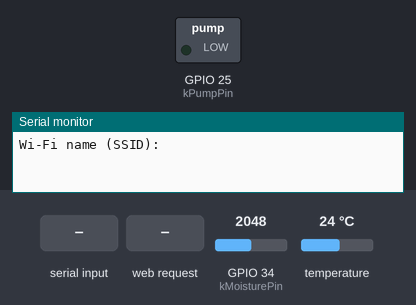
The sketch below on a simulated ESP32. Shown: switched loads named in the sketch (green lamp = pin HIGH), the last lines printed to the serial monitor. The inputs (shaded band) are chosen by the test bench; at power-on: GPIO 34 (kMoisturePin) = 2048, temperature 24 °C (analog values on the 0–4095 scale). WiFi joins after 1.5 s; servers stay silent unless stated; EEPROM starts erased.

Above: at 2.2 s.
2.3 s: "http://localhost:\n" received over Serial
3.8 s: "http://127.0.0.1:\n" received over Serial
5.3 s: "0\n" received over Serial
6.8 s: "1\n" received over Serial
At 7.6 s:
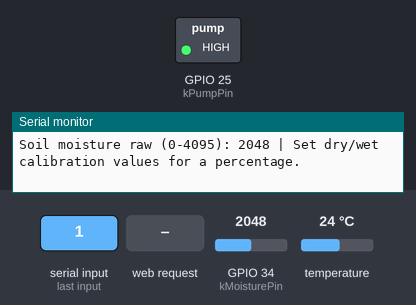
8.3 s: GPIO 34 (kMoisturePin) set to 0
11.3 s: HTTP request GET / received
Timing chart, 0 to 18.3 s (numbered marks = the images above; inputs shaded):
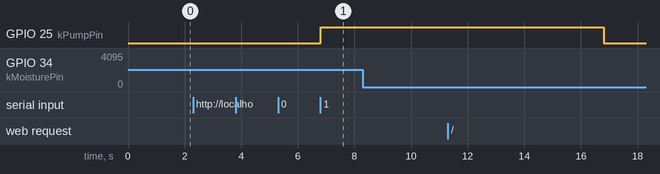

The sketch:

wifi_connectivity_test.ino
```cpp
#include <WiFi.h>
#include <WebServer.h>
#include <OneWire.h>
#include <DallasTemperature.h>
#include <math.h>
#include <esp_eap_client.h>
#include <Preferences.h>
#include <cstring>

// Enter SSID, optional school user ID, and password in Serial Monitor.
// Save successful Wi-Fi credentials in NVS to reconnect after a power cycle.
// Optional school-specific outer identity. nullptr uses the entered user ID.
constexpr const char* EAP_IDENTITY_OVERRIDE = nullptr;

// Set to the school's IT-provided root CA PEM text to validate its server.
// nullptr is the certificate-free example; it does NOT verify the server.
// Obtain the correct certificate and EAP settings from school IT before
// using real credentials. A PEM can be pasted here as R"PEM(...)PEM".
constexpr const char* EAP_CA_CERT = nullptr;

enum class WifiSetupStep { Name, UserId, Password, Ready };
WifiSetupStep wifiSetupStep = WifiSetupStep::Name;
String wifiName;
String wifiUserId;
String wifiPassword;
String serialLine;
bool serialLineOverflow = false;
bool skipSerialLf = false;
bool skipSetupCommandNewline = false;
bool wifiSavePending = false;

// Store one versioned blob so a power loss cannot mix fields from two profiles.
struct SavedWifiProfile {
  uint32_t signature;
  char name[33];
  char userId[128];
  char password[128];
};
constexpr uint32_t kWifiProfileSignature = 0x47570101;
constexpr const char* kWifiNamespace = "garden-wifi";

bool validWifiPassword(const String& password, bool enterprise) {
  const size_t length = password.length();
  if (enterprise) return length > 0 && length <= 127;
  if (length == 0 || (length >= 8 && length <= 63)) return true;
  if (length != 64) return false;
  for (size_t i = 0; i < length; ++i) {
    const char c = password[i];
    if (!((c >= '0' && c <= '9') || (c >= 'a' && c <= 'f') ||
          (c >= 'A' && c <= 'F'))) return false;
  }
  return true;
}

bool loadWifiCredentials() {
  Preferences storage;
  if (!storage.begin(kWifiNamespace, true)) return false;
  SavedWifiProfile profile = {};
  const bool complete = storage.getBytesLength("profile") == sizeof(profile) &&
    storage.getBytes("profile", &profile, sizeof(profile)) == sizeof(profile);
  storage.end();
  if (!complete || profile.signature != kWifiProfileSignature ||
      memchr(profile.name, '\0', sizeof(profile.name)) == nullptr ||
      memchr(profile.userId, '\0', sizeof(profile.userId)) == nullptr ||
      memchr(profile.password, '\0', sizeof(profile.password)) == nullptr) return false;
  const String name(profile.name);
  const String userId(profile.userId);
  const String password(profile.password);
  if (name.length() == 0 || name.length() > 32 || userId.length() > 127 ||
      !validWifiPassword(password, userId.length() > 0)) return false;
  wifiName = name;
  wifiUserId = userId;
  wifiPassword = password;
  return true;
}

bool saveWifiCredentials() {
  Preferences storage;
  if (!storage.begin(kWifiNamespace, false)) return false;
  SavedWifiProfile profile = {};
  profile.signature = kWifiProfileSignature;
  wifiName.toCharArray(profile.name, sizeof(profile.name));
  wifiUserId.toCharArray(profile.userId, sizeof(profile.userId));
  wifiPassword.toCharArray(profile.password, sizeof(profile.password));
  const bool saved = storage.putBytes("profile", &profile, sizeof(profile)) == sizeof(profile);
  storage.end();
  return saved;
}

bool forgetWifiCredentials() {
  Preferences storage;
  if (!storage.begin(kWifiNamespace, false)) return false;
  const bool cleared = storage.clear();
  storage.end();
  return cleared;
}

// The local HTTP endpoint lets a second device verify communication with ESP32.
WebServer server(80);
constexpr unsigned long kRetryIntervalMs = 20000;
constexpr unsigned long kStatusIntervalMs = 5000;
unsigned long lastRetry = 0;
unsigned long lastStatus = 0;
bool previouslyConnected = false;

// NodeMCU-32S / classic ESP32: GPIO25 goes to the Adafruit driver's In.
constexpr uint8_t kPumpPin = 25;
constexpr unsigned long kMaxPumpRunMs = 10000;
bool pumpOn = false;
unsigned long pumpStartedAt = 0;

// DS18B20 probe: red -> 3V3, black -> GND, yellow -> GPIO27.
// Add a 4.7 kOhm resistor between yellow/DATA and 3V3. Use three-wire power.
constexpr uint8_t kTemperaturePin = 27;
constexpr unsigned long kTemperatureIntervalMs = 2000;
constexpr unsigned long kTemperatureConversionMs = 750;  // 12-bit maximum.
OneWire temperatureBus(kTemperaturePin);
DallasTemperature temperatureSensor(&temperatureBus);
DeviceAddress temperatureAddress;
bool temperatureSensorFound = false;
bool temperaturePending = false;
bool temperatureAvailable = false;
float temperatureC = 0.0f;
unsigned long lastTemperatureRequest = 0;
unsigned long temperatureConversionStartedAt = 0;

// Capacitive Soil Moisture Sensor v1.2: VCC -> 3V3, GND -> GND, AOUT -> P34.
// GPIO34 is ADC1, which remains usable with Wi-Fi. No MOSFET is needed.
constexpr uint8_t kMoisturePin = 34;
constexpr unsigned long kMoistureIntervalMs = 2000;
// Replace -1 with measurements from your own dry/wet soil at 3.3 V.
// Until calibrated, expose raw ADC data rather than inventing a percentage.
constexpr int kMoistureDryRaw = -1;
constexpr int kMoistureWetRaw = -1;
bool moistureAvailable = false;
int moistureRaw = 0;
float moisturePercent = 0.0f;
unsigned long lastMoistureRead = 0;

bool moistureCalibrated() {
  return kMoistureDryRaw > 0 && kMoistureDryRaw < 4095 &&
    kMoistureWetRaw > 0 && kMoistureWetRaw < 4095 &&
    abs(kMoistureDryRaw - kMoistureWetRaw) >= 100;
}

void setupMoisture() {
  pinMode(kMoisturePin, INPUT);
  analogReadResolution(12);
  analogSetPinAttenuation(kMoisturePin, ADC_11db);
  lastMoistureRead = millis() - kMoistureIntervalMs;
  Serial.println("Soil moisture ready on GPIO34; power sensor from 3V3.");
}

void serviceMoisture() {
  if (millis() - lastMoistureRead < kMoistureIntervalMs) return;
  lastMoistureRead = millis();
  uint32_t total = 0;
  bool clipped = false;
  // Eight bounded ADC conversions, with no delay/wait loop between samples.
  for (uint8_t i = 0; i < 8; ++i) {
    const int sample = analogRead(kMoisturePin);
    if (sample <= 0 || sample >= 4095) clipped = true;
    total += sample;
  }
  moistureRaw = (total + 4) / 8;
  moistureAvailable = !clipped;
  if (moistureAvailable && moistureCalibrated()) {
    moisturePercent = 100.0f * (moistureRaw - kMoistureDryRaw) /
      (kMoistureWetRaw - kMoistureDryRaw);
    moisturePercent = constrain(moisturePercent, 0.0f, 100.0f);
  }
  Serial.print("Soil moisture raw (0-4095): ");
  Serial.print(moistureRaw);
  if (!moistureAvailable) Serial.println(" | ADC clipped: check wiring/power.");
  else if (moistureCalibrated()) {
    Serial.print(" | Relative moisture: ");
    Serial.print(moisturePercent, 1);
    Serial.println(" %");
  } else Serial.println(" | Set dry/wet calibration values for a percentage.");
}

void setupTemperature() {
  // Initialization runs while the pump is still OFF, before accepting commands.
  temperatureSensor.begin();
  temperatureSensor.setAutoSaveScratchPad(false);
  temperatureSensor.setWaitForConversion(false);
  lastTemperatureRequest = millis() - kTemperatureIntervalMs;
  Serial.println("DS18B20 ready on GPIO27; sampling every 2 seconds.");
}

void serviceTemperature() {
  const unsigned long now = millis();
  if (temperaturePending) {
    // Do not delay(750): Wi-Fi and the pump timer must keep running.
    if (now - temperatureConversionStartedAt < kTemperatureConversionMs) return;
    temperaturePending = false;
    const float reading = temperatureSensor.getTempC(temperatureAddress);
    temperatureAvailable = reading != DEVICE_DISCONNECTED_C &&
      isfinite(reading) && reading >= -55.0f && reading <= 125.0f;
    if (temperatureAvailable) {
      temperatureC = reading;
      Serial.print("Temperature: ");
      Serial.print(temperatureC, 2);
      Serial.print(" C / ");
      Serial.print(temperatureC * 1.8f + 32.0f, 2);
      Serial.println(" F");
    } else {
      temperatureSensorFound = false;
      Serial.println("DS18B20 reading unavailable. Check wiring and the 4.7k pull-up.");
    }
    return;
  }

  if (now - lastTemperatureRequest < kTemperatureIntervalMs) return;
  lastTemperatureRequest = now;
  if (!temperatureSensorFound) {
    // Search again after a missing/failed probe, without begin()'s startup delays.
    // Address-based reads also allow a probe connected after boot to recover.
    temperatureBus.reset_search();
    temperatureSensorFound = temperatureBus.search(temperatureAddress) &&
      temperatureAddress[0] == 0x28 &&  // DS18B20 family.
      OneWire::crc8(temperatureAddress, 7) == temperatureAddress[7];
    if (temperatureSensorFound) {
      temperatureSensorFound = temperatureSensor.setResolution(temperatureAddress, 12);
    }
    if (!temperatureSensorFound) {
      temperatureAvailable = false;
      Serial.println("DS18B20 not found. Check GPIO27, 3V3, GND, and the 4.7k pull-up.");
      return;
    }
  }

  if (!temperatureSensor.requestTemperaturesByAddress(temperatureAddress)) {
    temperatureAvailable = false;
    temperatureSensorFound = false;
    Serial.println("DS18B20 conversion could not start; retrying next sample.");
    return;
  }
  temperatureConversionStartedAt = millis();
  temperaturePending = true;
}

void stopPump() {
  digitalWrite(kPumpPin, LOW);
  if (pumpOn) Serial.println("Pump OFF");
  pumpOn = false;
}

void startPump() {
  if (wifiSetupStep != WifiSetupStep::Ready) {
    Serial.println("Finish Wi-Fi setup before starting the pump.");
    return;
  }
  // Repeated ON commands must not extend a run indefinitely.
  if (pumpOn) return;
  pumpStartedAt = millis();
  pumpOn = true;
  digitalWrite(kPumpPin, HIGH);
  Serial.println("Pump ON (maximum 10 seconds)");
}

void servicePump() {
  if (pumpOn && millis() - pumpStartedAt >= kMaxPumpRunMs) {
    stopPump();
    Serial.println("Automatic stop: 10-second limit reached.");
  }
}

void printWifiPrompt() {
  if (wifiSetupStep == WifiSetupStep::Name) Serial.println("Wi-Fi name (SSID):");
  else if (wifiSetupStep == WifiSetupStep::UserId) {
    Serial.println("User ID (school Wi-Fi), or send an EMPTY line for home Wi-Fi:");
  } else if (wifiSetupStep == WifiSetupStep::Password) {
    Serial.println("Wi-Fi password (not echoed; empty only for an open home network):");
  }
}

void beginWifiSetup() {
  stopPump();
  WiFi.setAutoReconnect(false);
  WiFi.disconnect(false, true);
  // Clear Enterprise mode before switching to a home network or new school ID.
  esp_wifi_sta_enterprise_disable();
  previouslyConnected = false;
  wifiName = "";
  wifiUserId = "";
  wifiPassword = "";
  wifiSavePending = false;
  serialLine = "";
  serialLineOverflow = false;
  wifiSetupStep = WifiSetupStep::Name;
  Serial.println("\nWi-Fi setup: select Newline or Both NL & CR in Serial Monitor.");
  Serial.println("Enter each answer and press Send. Credentials are not printed; saved after a successful connection.");
  printWifiPrompt();
}

void connectConfiguredWifi() {
  WiFi.setAutoReconnect(true);
  if (wifiUserId.length() == 0) {
    // Blank user ID selects a normal personal/home network, not Enterprise.
    WiFi.begin(wifiName.c_str(), wifiPassword.length() ? wifiPassword.c_str() : nullptr);
    Serial.println("Connecting to personal/home Wi-Fi...");
  } else {
    const char* identity = EAP_IDENTITY_OVERRIDE == nullptr
      ? wifiUserId.c_str() : EAP_IDENTITY_OVERRIDE;
    WiFi.begin(wifiName.c_str(), WPA2_AUTH_PEAP, identity,
               wifiUserId.c_str(), wifiPassword.c_str(), EAP_CA_CERT);
    Serial.println("Connecting to school Wi-Fi (PEAP)...");
  }
  lastRetry = millis();
  lastStatus = millis();
  Serial.println("Send W to change Wi-Fi, F to forget saved Wi-Fi, 1 for pump ON, or 0 for OFF.");
}

void acceptWifiAnswer() {
  if (serialLineOverflow) {
    Serial.println("Answer too long; please enter it again.");
    serialLine = "";
    serialLineOverflow = false;
    printWifiPrompt();
    return;
  }
  if (wifiSetupStep == WifiSetupStep::Name) {
    if (serialLine.length() == 0 || serialLine.length() > 32) {
      Serial.println("SSID must contain 1 to 32 bytes.");
    } else {
      wifiName = serialLine; // Preserve spaces in network names.
      wifiSetupStep = WifiSetupStep::UserId;
    }
  } else if (wifiSetupStep == WifiSetupStep::UserId) {
    serialLine.trim();
    if (serialLine.length() > 127) Serial.println("User ID must be at most 127 bytes.");
    else {
      wifiUserId = serialLine;
      wifiSetupStep = WifiSetupStep::Password;
    }
  } else if (wifiSetupStep == WifiSetupStep::Password) {
    const bool valid = validWifiPassword(serialLine, wifiUserId.length() > 0);
    if (!valid) {
      Serial.println(wifiUserId.length() ? "School password must contain 1 to 127 bytes."
        : "Home password must contain 8 to 63 characters, 64 hex digits, or be empty for an open network.");
    } else {
      wifiPassword = serialLine; // Do not trim or echo passwords.
      wifiSetupStep = WifiSetupStep::Ready;
      wifiSavePending = true;
      connectConfiguredWifi();
    }
  }
  serialLine = "";
  printWifiPrompt();
}

void serviceSerial() {
  // Bound work per loop; entering credentials must never block pump timing.
  for (uint8_t count = 0; count < 64 && Serial.available() > 0; ++count) {
    const char c = Serial.read();
    if (skipSerialLf) {
      skipSerialLf = false;
      if (c == '\n') continue; // Treat CRLF as one submitted answer.
    }
    if (c == '\r') skipSerialLf = true;
    if (skipSetupCommandNewline) {
      skipSetupCommandNewline = false;
      if (c == '\r' || c == '\n') continue; // The newline after W isn't an SSID.
    }
    if (wifiSetupStep == WifiSetupStep::Ready) {
      if (c == '0') stopPump();
      else if (c == '1') startPump();
      else if (c == 'w' || c == 'W') {
        beginWifiSetup();
        skipSetupCommandNewline = true;
      } else if (c == 'f' || c == 'F') {
        stopPump();
        if (forgetWifiCredentials()) {
          Serial.println("Saved Wi-Fi credentials erased.");
          beginWifiSetup();
          skipSetupCommandNewline = true;
        } else Serial.println("Could not erase saved Wi-Fi. Pump stopped; storage error.");
      }
    } else if (c == '\r' || c == '\n') acceptWifiAnswer();
    else if (c == '\b' || c == 127) {
      if (serialLine.length()) serialLine.remove(serialLine.length() - 1);
    } else if (serialLine.length() < 127) serialLine += c;
    else serialLineOverflow = true;
  }
}

void sendPumpPage() {
  String page = F("<!doctype html><html lang='en'><meta charset='utf-8'>"
    "<meta name='viewport' content='width=device-width, initial-scale=1'>"
    "<title>Garden pump</title><body><h1>Garden pump</h1>"
    "<p>PASS: Your browser reached the ESP32 over local Wi-Fi!</p>"
    "<p>Commanded pump state: <strong>");
  page += pumpOn ? "ON" : "OFF";
  page += F("</strong></p><p>Temperature: <strong>");
  if (temperatureAvailable) {
    page += String(temperatureC, 2) + " &deg;C / " +
      String(temperatureC * 1.8f + 32.0f, 2) + " &deg;F";
  } else {
    page += F("Unavailable / waiting for DS18B20. Check sensor wiring.");
  }
  page += F("</strong></p><p>Soil moisture: <strong>");
  if (moistureAvailable) {
    page += String(moistureRaw) + " raw ADC";
    if (moistureCalibrated()) page += " / " + String(moisturePercent, 1) + " % relative";
    else page += " (calibration needed for %)";
  } else page += F("Unavailable / check GPIO34 and sensor wiring.");
  page += F("</strong></p><p>ON runs for up to 10 seconds. "
    "Keep the pump submerged. Refresh to update the displayed state.</p>"
    "<form method='post' action='/pump/on'><button>Turn pump ON</button></form>"
    "<br><form method='post' action='/pump/off'><button>Turn pump OFF</button></form>"
    "<p><a href='/'>Refresh status</a></p></body></html>");
  server.sendHeader("Cache-Control", "no-store");
  server.send(200, "text/html", page);
}

void redirectToPumpPage() {
  server.sendHeader("Location", "/");
  server.sendHeader("Cache-Control", "no-store");
  server.send(303, "text/plain", "See pump controls at /");
}

void sendApiHeaders() {
  // Allow the project's published page and local HTTP previews only.
  const String origin = server.header("Origin");
  if (origin == "https://angel-diaz-1.github.io" || origin.startsWith("http://localhost:") ||
      origin.startsWith("http://127.0.0.1:")) {
    server.sendHeader("Access-Control-Allow-Origin", origin);
  }
  server.sendHeader("Vary", "Origin");
  server.sendHeader("Access-Control-Allow-Methods", "GET, POST, OPTIONS");
  server.sendHeader("Access-Control-Allow-Headers", "Content-Type");
  server.sendHeader("Access-Control-Allow-Private-Network", "true");
  server.sendHeader("Cache-Control", "no-store");
}

void sendApiStatus() {
  servicePump();
  sendApiHeaders();
  const unsigned long elapsed = millis() - pumpStartedAt;
  const unsigned long remaining = pumpOn && elapsed < kMaxPumpRunMs ? kMaxPumpRunMs - elapsed : 0;
  server.send(200, "application/json",
    String("{\"device\":\"garden-assistant-esp32\",\"connected\":") +
    (WiFi.status() == WL_CONNECTED ? "true" : "false") +
    ",\"wateringAvailable\":true,\"pumpOn\":" + (pumpOn ? "true" : "false") +
    ",\"maxRunMs\":" + String(kMaxPumpRunMs) + ",\"remainingMs\":" + String(remaining) +
    ",\"temperatureAvailable\":" + (temperatureAvailable ? "true" : "false") +
    ",\"temperatureC\":" + (temperatureAvailable ? String(temperatureC, 2) : String("null")) +
    ",\"moistureAvailable\":" + (moistureAvailable ? "true" : "false") +
    ",\"moistureRaw\":" + (moistureAvailable ? String(moistureRaw) : String("null")) +
    ",\"moistureCalibrated\":" + (moistureCalibrated() ? "true" : "false") +
    ",\"moisturePercent\":" + (moistureAvailable && moistureCalibrated()
      ? String(moisturePercent, 1) : String("null")) + "}");
}

void handlePumpCommand() {
  // JSON triggers a browser preflight; plain cross-site form posts cannot start it.
  if (server.header("Content-Type") != "application/json") {
    sendApiHeaders();
    server.send(415, "application/json", "{\"error\":\"Use application/json\"}");
    return;
  }
  const String body = server.arg("plain");
  if (body == "{\"action\":\"on\"}") startPump();
  else if (body == "{\"action\":\"off\"}") stopPump();
  else {
    sendApiHeaders();
    server.send(400, "application/json", "{\"error\":\"Unknown pump action\"}");
    return;
  }
  sendApiStatus();
}

void setup() {
  // Initialize the output before waiting for Serial or Wi-Fi.
  pinMode(kPumpPin, OUTPUT);
  stopPump();
  Serial.begin(115200);
  delay(1000);
  Serial.println("Pump ready on GPIO25. Send 1 for ON, 0 for OFF.");
  setupTemperature();
  setupMoisture();

  // Our Preferences profile owns persistence, including Enterprise user ID.
  // Do not let the Wi-Fi driver persist a second, incomplete credential copy.
  WiFi.persistent(false);
  WiFi.mode(WIFI_STA);

  const char* apiHeaders[] = {"Origin", "Content-Type"};
  server.collectHeaders(apiHeaders, 2);
  server.on("/api/status", HTTP_GET, sendApiStatus);
  server.on("/api/pump", HTTP_POST, handlePumpCommand);
  for (const char* path : {"/api/status", "/api/pump"}) {
    server.on(path, HTTP_OPTIONS, []() { sendApiHeaders(); server.send(204); });
  }

  server.on("/", HTTP_GET, []() {
    sendPumpPage();
    Serial.println("PASS: Received a browser request over Wi-Fi.");
  });
  // The board's forms submit POST requests. Use only on a trusted LAN.
  server.on("/pump/on", HTTP_POST, []() {
    startPump();
    redirectToPumpPage();
  });
  server.on("/pump/off", HTTP_POST, []() {
    stopPump();
    redirectToPumpPage();
  });
  server.begin();
  if (loadWifiCredentials()) {
    Serial.println("Saved Wi-Fi settings found. Reconnecting automatically...");
    wifiSetupStep = WifiSetupStep::Ready;
    esp_wifi_sta_enterprise_disable();
    connectConfiguredWifi();
  } else beginWifiSetup();
}

void loop() {
  servicePump();
  // Avoid sensor/status log noise while a user is answering setup prompts.
  if (wifiSetupStep == WifiSetupStep::Ready) {
    serviceTemperature();
    serviceMoisture();
  }
  servicePump();
  serviceSerial();
  const unsigned long now = millis();
  const bool connected = WiFi.status() == WL_CONNECTED;

  // Print the current address after each connection, including reconnections.
  if (connected && !previouslyConnected) {
    if (wifiSavePending) {
      // Write once after successful authentication, not on each reconnect.
      wifiSavePending = false;
      if (saveWifiCredentials()) Serial.println("Wi-Fi credentials saved. External power/restarts can reconnect automatically.");
      else Serial.println("Wi-Fi connected, but saving failed. New settings were not saved; send W to retry setup.");
    }
    Serial.println("\nPASS: Connected to Wi-Fi and received an IP address.");
    Serial.print("Open on a device on the same network: http://");
    Serial.println(WiFi.localIP());
  }
  if (!connected && previouslyConnected) {
    stopPump();
    Serial.println("Wi-Fi connection lost. Reconnecting...");
  }
  previouslyConnected = connected;

  if (connected) {
    server.handleClient();
  } else if (wifiSetupStep == WifiSetupStep::Ready && now - lastRetry >= kRetryIntervalMs) {
    // Retry without holding setup() in an endless connection loop.
    Serial.println("Still disconnected. Send W to correct Wi-Fi settings; retrying...");
    WiFi.reconnect();
    lastRetry = now;
  }

  // Unsigned elapsed-time comparisons also work across millis() rollover.
  if (wifiSetupStep == WifiSetupStep::Ready && now - lastStatus >= kStatusIntervalMs) {
    lastStatus = now;
    if (connected) {
      Serial.print("Wi-Fi connected | IP: ");
      Serial.print(WiFi.localIP());
      Serial.print(" | Signal: ");
      Serial.print(WiFi.RSSI());
      Serial.println(" dBm");
    } else {
      Serial.println("Wi-Fi test: not connected yet.");
    }
  }
  servicePump();
  delay(2);
}
```

Measured:
- after the input at 6.8 s, GPIO 25 (kPumpPin): LOW → HIGH at once
